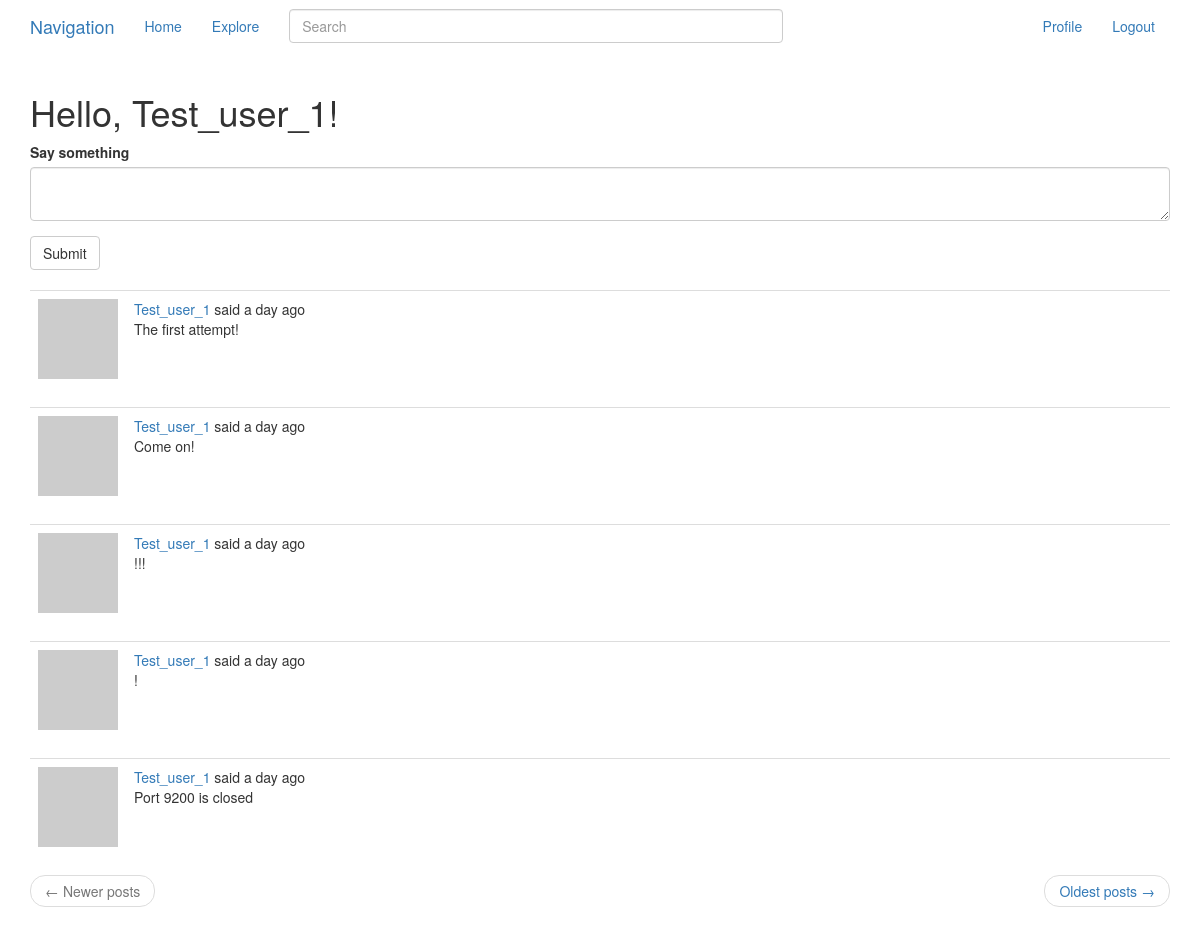
The page /index (signed in) on the database as committed earlier.
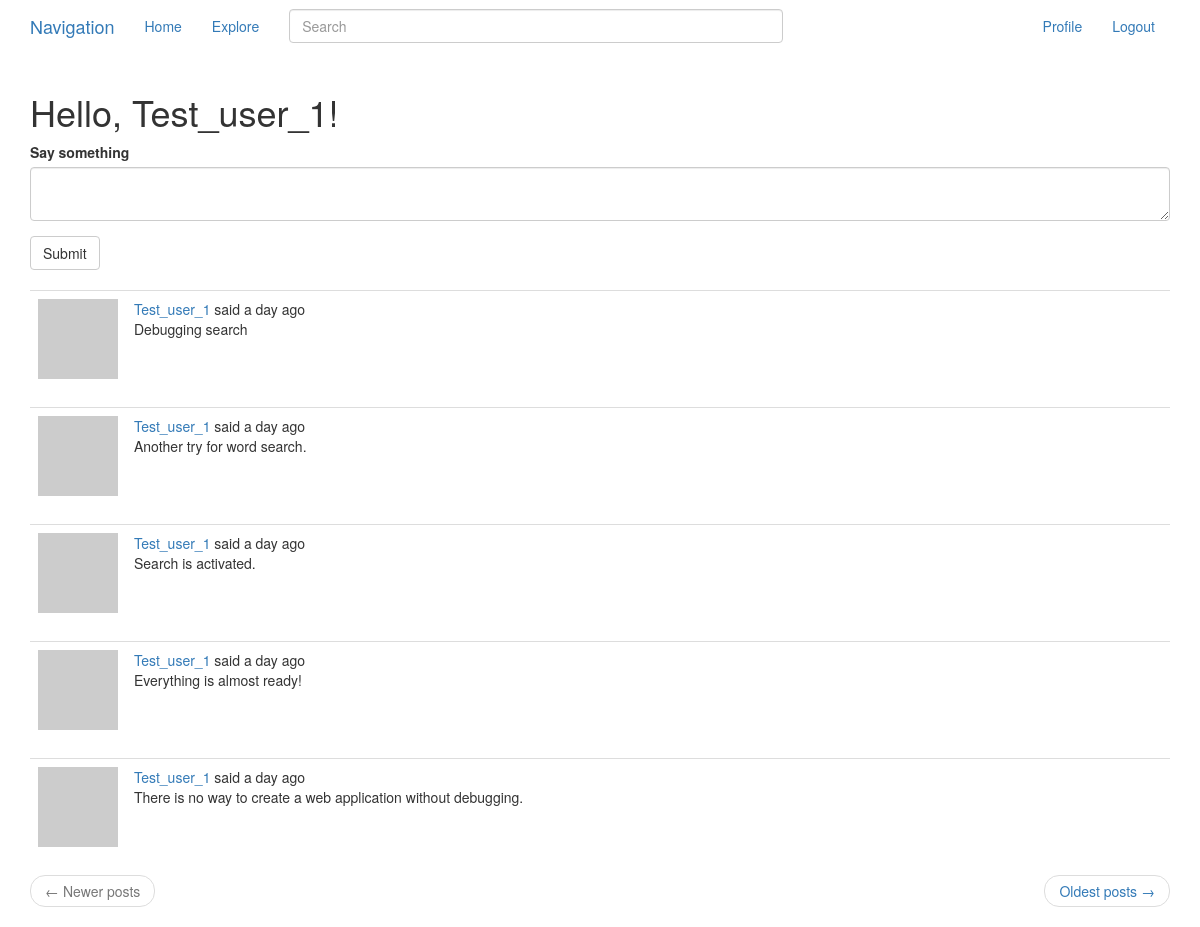
The same page on the database as committed later.
### app/models.py (models this page shows, shortened)
class User(UserMixin, db.Model):
    id = db.Column(db.Integer, primary_key = True)
    username = db.Column(db.String(64), index = True, unique = True)
    email = db.Column(db.String(120), index = True, unique = True)
    password_hash = db.Column(db.String(128))
    posts = db.relationship('Post', backref = 'author', lazy = 'dynamic')
    about_me = db.Column(db.String(140))
    last_seen = db.Column(db.DateTime, default = datetime.utcnow)
    followed = db.relationship('User',
                               secondary = followers,
                               primaryjoin = (followers.c.follower_id == id),
                               secondaryjoin = (followers.c.followed_id == id),
                               backref = db.backref('followers', lazy = 'dynamic'),
                               lazy = 'dynamic')
    def avatar(self, size):
        digest = md5(self.email.lower().encode('utf-8')).hexdigest()
        return 'https://www.gravatar.com/avatar/{}?d=robohash&s={}'.format(digest, size)
    def followed_posts(self):
        followed = Post.query\
            .join(followers, (followers.c.followed_id == Post.user_id))\
            .filter(followers.c.followed_id == self.id)
        own = Post.query.filter_by(user_id = self.id)
        return followed.union(own).order_by(Post.timestamp.desc())

class SearchableMixin(object):
    @classmethod
    def before_commit(cls, session):
        session._changes = {
            'add': list(session.new),
            'update': list(session.dirty),
            'delete': list(session.deleted)
        }
    @classmethod
    def after_commit(cls, session):
        for obj in session._changes['add']:
            if isinstance(obj, SearchableMixin):
                add_to_index(obj.__tablename__, obj)
        for obj in session._changes['update']:
            if isinstance(obj, SearchableMixin):
                add_to_index(obj.__tablename__, obj)
        for obj in session._changes['delete']:
            if isinstance(obj, SearchableMixin):
                remove_from_index(obj.__tablename__, obj)
        session._changes = None

class Post(SearchableMixin, db.Model):
    __searchable__ = ['body']
    id = db.Column(db.Integer, primary_key = True)
    body = db.Column(db.String(500))
    timestamp = db.Column(db.DateTime, index = True, default = datetime.utcnow)
    user_id = db.Column(db.Integer, db.ForeignKey('user.id'))
    language = db.Column(db.String(8))

### app/routes.py (the view, shortened to what this page needs)
@app.route('/', methods = ['GET', 'POST'])
@app.route('/index', methods = ['GET', 'POST'])
@login_required
def index():
    form = PostForm()
    page = request.args.get('page', 1, type = int)
    posts = current_user.followed_posts()\
        .paginate(page = page, per_page = app.config['POSTS_PER_PAGE'], error_out = False)
    next_page = url_for('index', page = posts.next_num) if posts.has_next else None
    prev_page = url_for('index', page = posts.prev_num) if posts.has_prev else None
    return render_template('index.html', title = _('Home'),
                           form = form, posts = posts.items,
                           next_page = next_page, prev_page = prev_page)

### app/forms.py
class SearchForm(FlaskForm):
    q = StringField(_babel('Search'), validators = [DataRequired()])
    def __init__(self, *args, **kwargs):
        if 'formdata' not in kwargs:
            kwargs['formdata'] = request.args
        if 'csrf_enabled' not in kwargs:
            kwargs['csrf_enabled'] = False
        super(SearchForm, self).__init__(*args, **kwargs)

class PostForm(FlaskForm):
    post = TextAreaField(_babel('Say something'), validators=[DataRequired(), Length(min = 1, max = 500)])
    submit = SubmitField()

### app/models.py (called while the page is built)
@login.user_loader
def load_user(id):
    return User.query.get(int(id))

### app/routes.py (called while the page is built)
@app.before_request
def before_request():
    if current_user.is_authenticated:
        current_user.last_seen = datetime.utcnow()
        db.session.commit()
        g.search_form = SearchForm()
    g.locale = str(get_locale())

### app/templates/index.html
{% extends "_layout.html" %}
{% import 'bootstrap/wtf.html' as wtf %}
{% block app_content %}
    <h1>{{ _('Hello, %(username)s', username=current_user.username) }}!</h1>
    {% if form %}
    {{ wtf.quick_form(form) }}
    <br>
    {% endif %}
    {% for post in posts %}
        {% include '_post.html' %}
    {% endfor %}
    <nav aria-label="...">
        <ul class="pager">
            <li class="previous {% if not prev_page %}disabled{% endif %}">
                <a href="{{ prev_page or '#' }}">
                    <span aria-hidden="true">&larr;</span> {{ _('Newer posts') }}
                </a>
            </li>
            <li class="next {% if not next_page %}disabled{% endif %}">
                <a href="{{ next_page or '#'}}">
                    {{ _('Oldest posts') }} <span aria-hidden="true">&rarr;</span>
                </a>
            </li>
        </ul>
    </nav>
{% endblock %}

### app/templates/_layout.html (shortened to what this page needs)
{% extends "bootstrap/base.html" %}
{% block navbar %}
    <nav class="navbar">
        <div class="container">
            <div class="navbar-header">
                <a class="navbar-brand" href="{{ url_for('index') }}">{{ _('Navigation') }}</a>
            </div>
            <div class="collapse navbar-collapse" id="bs-example-navbar-collapse-1">
                <ul class="nav navbar-nav">
                    <li><a href="{{ url_for('index') }}">{{ _('Home') }}</a></li>
                    <li><a href="{{ url_for('explore') }}">{{ _('Explore') }}</a></li>
                </ul>
                {% if g.search_form %}
                <form class="navbar-form navbar-left" method="get" action="{{ url_for('search') }}">
                    <div class="form-group">
                        {{ g.search_form.q(size=60, class='form-control', placeholder=g.search_form.q.label.text) }}
                    </div>
                </form>
                {% endif %}
                <ul class="nav navbar-nav navbar-right">
                    {% if current_user.is_anonymous %}
                    <li><a href="{{ url_for('login') }}">{{ _('Login') }}</a></li>
                    {% else %}
                    <li><a href="{{ url_for('user', username = current_user.username) }}">{{ _('Profile') }}</a></li>
                    <li><a href="{{ url_for('logout') }}">{{ _('Logout') }}</a></li>
                    {% endif %}
                </ul>
            </div>
        </div>
    </nav>
{% endblock %}
{% block content %}
    <div class="container">
        {% block app_content %}
        {% endblock %}
    </div>
{% endblock %}

### app/templates/_post.html (shortened to what this page needs)
<table class="table table-hover">
    <tr>
        <td width="70px">
            <a href="{{ url_for('user', username = post.author.username) }}">
                <img src="{{ post.author.avatar(70) }}" />
            </a>
        </td>
        <td>
            {{ _('%(username)s said %(when)s', username = link_of_user, when = moment(post.timestamp).fromNow()) }}
            <br>
            <span id="post{{ post.id }}">
                {{ post.body }}
            </span>
        </td>
    </tr>
</table>

Rows that differ between the two databases and show on the page:
removed Post: body "The first attempt!"
removed Post: body "Come on!"
removed Post: body "!!!"
removed Post: body "!"
removed Post: body "Port 9200 is closed"
now on this page (row edited): Post: body "Debugging search"
now on this page (row unchanged): Post: body "Another try for word search."
now on this page (row edited): Post: body "Search is activated."
now on this page (row unchanged): Post: body "Everything is almost ready!"
now on this page (row unchanged): Post: body "There is no way to create a web application without debugging."
